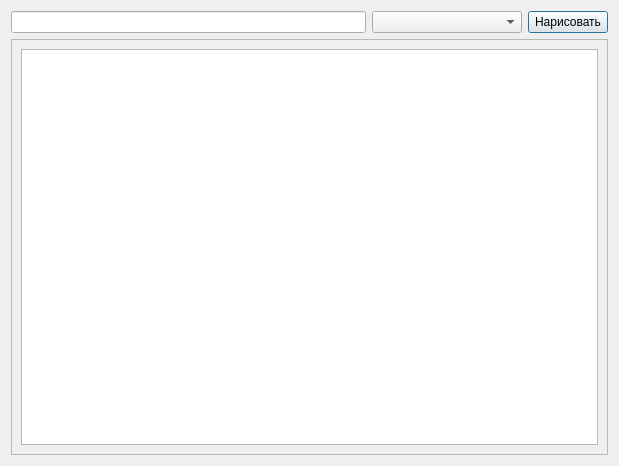
<?xml version="1.0" encoding="UTF-8"?>
<ui version="4.0">
 <class>ownDrawDialog</class>
 <widget class="QDialog" name="ownDrawDialog">
  <property name="geometry">
   <rect>
    <x>0</x>
    <y>0</y>
    <width>619</width>
    <height>466</height>
   </rect>
  </property>
  <property name="windowTitle">
   <string>Рисование произвольной крыши</string>
  </property>
  <layout class="QVBoxLayout" name="verticalLayout">
   <item>
    <layout class="QHBoxLayout" name="horizontalLayout">
     <item>
      <widget class="QLineEdit" name="rawString"/>
     </item>
     <item>
      <widget class="QComboBox" name="styleList">
       <property name="minimumSize">
        <size>
         <width>150</width>
         <height>0</height>
        </size>
       </property>
      </widget>
     </item>
     <item>
      <widget class="QPushButton" name="drawRoof">
       <property name="text">
        <string>Нарисовать</string>
       </property>
      </widget>
     </item>
    </layout>
   </item>
   <item>
    <widget class="QScrollArea" name="scrollArea">
     <property name="widgetResizable">
      <bool>true</bool>
     </property>
     <widget class="QWidget" name="scrollAreaWidgetContents">
      <property name="geometry">
       <rect>
        <x>0</x>
        <y>0</y>
        <width>595</width>
        <height>405</height>
       </rect>
      </property>
      <layout class="QVBoxLayout" name="verticalLayout_2">
       <item>
        <widget class="QGraphicsView" name="graphicsView"/>
       </item>
      </layout>
     </widget>
    </widget>
   </item>
  </layout>
 </widget>
 <resources/>
 <connections/>
</ui>
